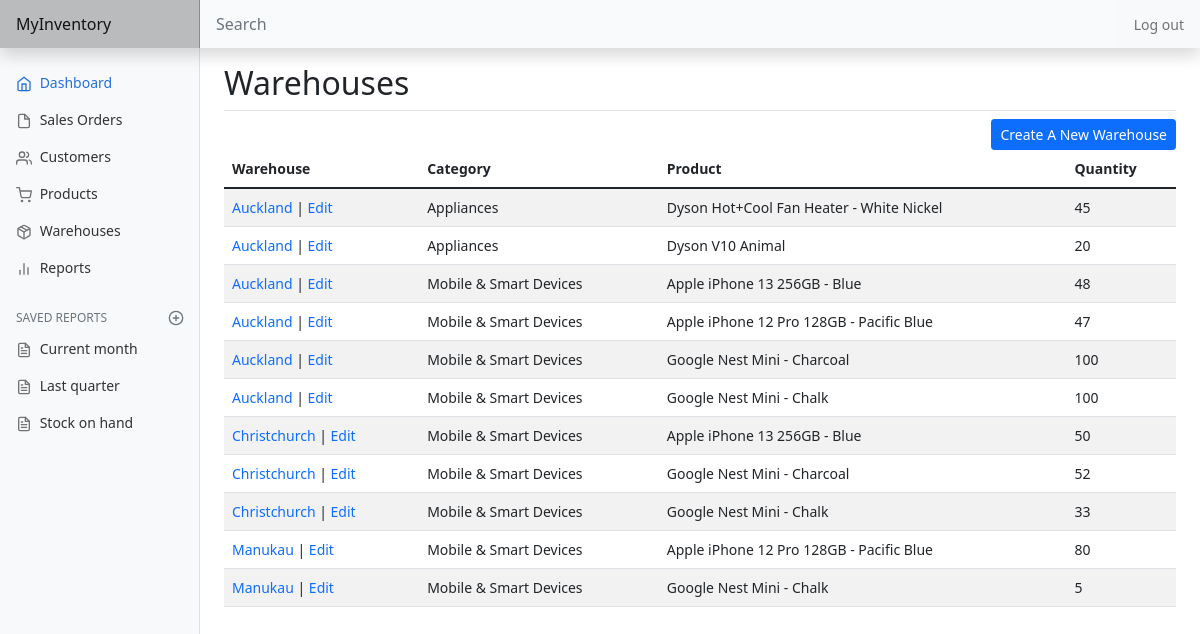
Page /warehouse/list (signed in) on the committed database.
### inventory/models.py (models this page shows, shortened)
class Shelf(models.Model):
    user = models.ForeignKey(
        User, on_delete=models.CASCADE, related_name="shelves")
    warehouse = models.ForeignKey(Warehouse, on_delete=models.CASCADE)
    product = models.ForeignKey(Product, on_delete=models.CASCADE)
    quantity = models.DecimalField(
        max_digits=19, decimal_places=10, default=0)

class Warehouse(models.Model):
    user = models.ForeignKey(
        User, on_delete=models.CASCADE, related_name="warehouses")
    warehouse = models.CharField(max_length=64)
    def __str__(self):
        return f"{ self.warehouse }"

class Product(models.Model):
    user = models.ForeignKey(
        User, on_delete=models.CASCADE, related_name="products")
    name = models.CharField(max_length=100)
    sku = models.CharField(blank=True, max_length=20)
    barcode = models.CharField(blank=True, max_length=32)
    category = models.ForeignKey(ProductCategory, on_delete=models.PROTECT)
    batch = models.CharField(max_length=20)
    expiry_date = models.DateField(null=True, blank=True)
    unit_cost = models.DecimalField(
        max_digits=19, decimal_places=10, default=0)
    retail_price = models.DecimalField(
        max_digits=19, decimal_places=10, default=1)

class ProductCategory(models.Model):
    user = models.ForeignKey(
        User, on_delete=models.CASCADE, related_name="categories")
    category = models.CharField(max_length=64)
    def __str__(self):
        return f"{ self.category }"

### inventory/views.py (the view)
# urls.py: path('warehouse/list', views.warehouse, name="warehouse"),
@login_required
def warehouse(request):
    if not request.user.is_authenticated:
        return JsonResponse(status=404)
    warehouses = Warehouse.objects.filter(
        user=request.user).order_by('warehouse')
    shelves = Shelf.objects.filter(
        user=request.user).order_by('warehouse', '-product')
    return render(request, "inventory/warehouse.html", {
        'warehouses': warehouses,
        'shelves': shelves
    })

### inventory/templates/inventory/warehouse.html (shortened to what this page needs)
{% extends 'inventory/layout.html' %}
{% block body %}
    {% if view %}
        <h2>Viewing Warehouse</h2>
        <div class="d-flex justify-content-start border-top pt-2">
            <a class="btn btn-sm btn-primary" href="{% url 'warehouse' %}">Back</a>
        </div>
    {% else %}
        <h2>Warehouses</h2>
        <div class="d-flex justify-content-end border-top pt-2">
            <a class="btn btn-sm btn-primary" href="{% url 'create_warehouse' %}">Create A New Warehouse</a>
        </div>
    {% endif %}
    {% if not warehouses %}
        <span class="pagination">No warehouse.</span>
    {% else %}
        <div class="table-responsive-md">
            <table class="table table-striped table-hover">
                <thead>
                    <tr class="table-striped">
                        <th scope="col">Warehouse</th>
                        <th scope="col">Category</th>
                        <th scope="col">Product</th>
                        <th scope="col">Quantity</th>
                    </tr>
                </thead>
                <tbody>
                    {% for shelf in shelves %}
                        <tr class="table-striped">
                            <td>
                                {% if view %}
                                    {{ shelf.warehouse }}
                                {% else %}
                                    <a class="text-decoration-none" href="{% url 'view_warehouse' shelf.warehouse.id %}">{{ shelf.warehouse }}</a>
                                {% endif %}
                                 | <a class="edit-link fw-light" href="{% url 'edit_warehouse' shelf.warehouse.id %}">Edit</a>
                            </td>
                            <td>{{ shelf.product.category }}</td>
                            <td>{{ shelf.product.name }}</td>
                            <td>{{ shelf.quantity|floatformat:0 }}</td>
                        </tr>
                    {% endfor %}
                </tbody>
            </table>
        </div>
    {% endif %}
{% endblock %}

### inventory/static/inventory/dashboard.css (style rules this page uses)
body { font-size: .875rem; }

### inventory/static/inventory/style.css (style rules this page uses)
.edit-link { text-decoration: none; }

### rows in the picture
Shelf: warehouse "Auckland", product.category "Appliances", product.name "Dyson Hot+Cool Fan Heater - White Nickel", quantity "45"
Shelf: warehouse "Auckland", product.category "Appliances", product.name "Dyson V10 Animal", quantity "20"
Shelf: warehouse "Auckland", product.category "Mobile & Smart Devices", product.name "Apple iPhone 13 256GB - Blue", quantity "48"
Shelf: warehouse "Auckland", product.category "Mobile & Smart Devices", product.name "Apple iPhone 12 Pro 128GB - Pacific Blue", quantity "47"
Shelf: warehouse "Auckland", product.category "Mobile & Smart Devices", product.name "Google Nest Mini - Charcoal", quantity "100"
Shelf: warehouse "Auckland", product.category "Mobile & Smart Devices", product.name "Google Nest Mini - Chalk", quantity "100"
Shelf: warehouse "Christchurch", product.category "Mobile & Smart Devices", product.name "Apple iPhone 13 256GB - Blue", quantity "50"
Shelf: warehouse "Christchurch", product.category "Mobile & Smart Devices", product.name "Google Nest Mini - Charcoal", quantity "52"
Shelf: warehouse "Christchurch", product.category "Mobile & Smart Devices", product.name "Google Nest Mini - Chalk", quantity "33"
Shelf: warehouse "Manukau", product.category "Mobile & Smart Devices", product.name "Apple iPhone 12 Pro 128GB - Pacific Blue", quantity "80"
Shelf: warehouse "Manukau", product.category "Mobile & Smart Devices", product.name "Google Nest Mini - Chalk", quantity "5"
